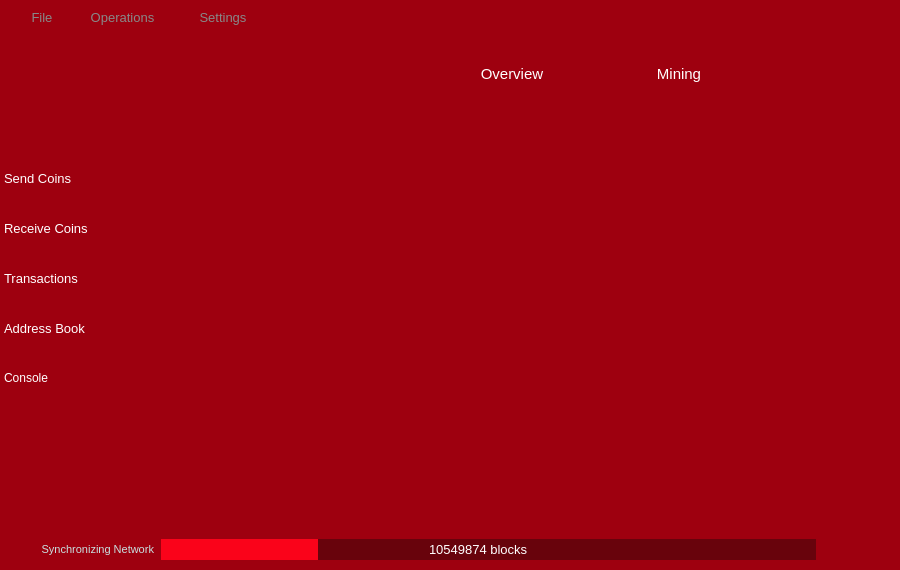
<?xml version="1.0" encoding="UTF-8"?>
<ui version="4.0">
 <class>MainWindow</class>
 <widget class="QMainWindow" name="MainWindow">
  <property name="geometry">
   <rect>
    <x>0</x>
    <y>0</y>
    <width>900</width>
    <height>570</height>
   </rect>
  </property>
  <property name="font">
   <font>
    <stylestrategy>PreferAntialias</stylestrategy>
   </font>
  </property>
  <property name="windowTitle">
   <string>MainWindow</string>
  </property>
  <property name="styleSheet">
   <string notr="true">#MainWindow {
	background-color: rgb(158, 0, 15);
}

QMenu {
    background-color: #9e000f;
    border: 0px solid black;
}

QMenu::item {
    background-color: transparent;
	color: #deeef1;
    padding: 4px 10px 4px 20px;
}

QMenu::item:selected {
    background-color: #0099СС;
	color: #FFFFFF;
    border: none;
}

/* ================= combobox */
QComboBox {
    border: 1px solid #ededed;
    padding: 0px 18px 0px 3px;
    min-width: 20px;
	min-height: 20px;
 }

 QComboBox:editable {
     background: white;
 }

 QComboBox:!editable{
      background-color: #fafcfc;
 }

QComboBox:disabled {
	background-color: #e0e0e0;
}

 QComboBox:!editable:on {
     background-color: #fafcfc;
 }

 QComboBox:on {
     /*padding-top: 3px;
     padding-left: 4px;*/
 }

QComboBox::drop-down {
    subcontrol-origin: padding;
    subcontrol-position: top right;
    width: 20px;
	background-color: #c02635;

    border-left-width: 1px;
    border-left-color: darkgray;
    border-left-style: solid;
}
QComboBox::drop-down:hover, QComboBox::drop-down:on {
	background-color: #c02635;
}

 QComboBox::down-arrow {
	image: url(:/res/combo_arrow.png);
 }

 QComboBox::down-arrow:on {
/*     top: 1px;
     left: 1px;*/
 }

/* =========== QLineEdit =============*/
QLineEdit {
	border: 0px solid gray;
}
QLineEdit:disabled {
	background-color: #e0e0e0;
}
/* =========== header ===============*/
QWidget[is_header=&quot;true&quot;] {
	background-color: #D8DFE9;
}
/* =========== CheckBox ==============*/
QCheckBox {
    spacing: 5px;
	color: #9e000f;
}

QCheckBox::indicator {
    width: 12px;
    height: 12px;
}

QCheckBox::indicator:unchecked {
	image: url(:/res/check_unchecked.png);
}

QCheckBox::indicator:unchecked:hover {
    image: url(:/res/check_unchecked.png);
}

QCheckBox::indicator:unchecked:pressed {
    image: url(:/res/check_unchecked.png);
}

QCheckBox::indicator:checked {
	image: url(:/res/check_checked.png);
}

QCheckBox::indicator:checked:hover {
    image: url(:/res/check_checked.png);
}

QCheckBox::indicator:checked:pressed {
    image: url(:/res/check_checked.png);
}
</string>
  </property>
  <widget class="QWidget" name="centralWidget">
   <widget class="QPushButton" name="pushButton_6">
    <property name="geometry">
     <rect>
      <x>-1</x>
      <y>160</y>
      <width>141</width>
      <height>36</height>
     </rect>
    </property>
    <property name="sizePolicy">
     <sizepolicy hsizetype="Minimum" vsizetype="Expanding">
      <horstretch>0</horstretch>
      <verstretch>0</verstretch>
     </sizepolicy>
    </property>
    <property name="font">
     <font>
      <pointsize>10</pointsize>
      <stylestrategy>PreferAntialias</stylestrategy>
     </font>
    </property>
    <property name="focusPolicy">
     <enum>Qt::NoFocus</enum>
    </property>
    <property name="styleSheet">
     <string notr="true">QPushButton {
	text-align:left;
	border: 0px solid gray;
	padding: 3px 5px 3px 5px;
	color: white;
}

QPushButton:pressed:flat {
	background-color: #d80317;
}

QPushButton:hover {
	background-color: #d80317;
}</string>
    </property>
    <property name="text">
     <string>Send Coins</string>
    </property>
    <property name="icon">
     <iconset resource="../res.qrc">
      <normaloff>:/res/download.png</normaloff>:/res/download.png</iconset>
    </property>
    <property name="iconSize">
     <size>
      <width>36</width>
      <height>36</height>
     </size>
    </property>
    <property name="flat">
     <bool>true</bool>
    </property>
   </widget>
   <widget class="QPushButton" name="pushButton_7">
    <property name="geometry">
     <rect>
      <x>-1</x>
      <y>210</y>
      <width>141</width>
      <height>36</height>
     </rect>
    </property>
    <property name="sizePolicy">
     <sizepolicy hsizetype="Minimum" vsizetype="Expanding">
      <horstretch>0</horstretch>
      <verstretch>0</verstretch>
     </sizepolicy>
    </property>
    <property name="font">
     <font>
      <pointsize>10</pointsize>
      <stylestrategy>PreferAntialias</stylestrategy>
     </font>
    </property>
    <property name="styleSheet">
     <string notr="true">QPushButton {
	text-align:left;
	border: 0px solid gray;
	padding: 3px 5px 3px 5px;
	color: white;
}

QPushButton:pressed:flat {
	background-color: #d80317;
}

QPushButton:hover {
	background-color: #d80317;
}</string>
    </property>
    <property name="text">
     <string>Receive Coins</string>
    </property>
    <property name="icon">
     <iconset resource="../res.qrc">
      <normaloff>:/res/upload.png</normaloff>:/res/upload.png</iconset>
    </property>
    <property name="iconSize">
     <size>
      <width>36</width>
      <height>36</height>
     </size>
    </property>
    <property name="flat">
     <bool>true</bool>
    </property>
   </widget>
   <widget class="QPushButton" name="pushButton_8">
    <property name="geometry">
     <rect>
      <x>-1</x>
      <y>260</y>
      <width>141</width>
      <height>36</height>
     </rect>
    </property>
    <property name="sizePolicy">
     <sizepolicy hsizetype="Minimum" vsizetype="Expanding">
      <horstretch>0</horstretch>
      <verstretch>0</verstretch>
     </sizepolicy>
    </property>
    <property name="font">
     <font>
      <pointsize>10</pointsize>
      <stylestrategy>PreferAntialias</stylestrategy>
     </font>
    </property>
    <property name="styleSheet">
     <string notr="true">QPushButton {
	text-align:left;
	border: 0px solid gray;
	padding: 3px 5px 3px 5px;
	color: white;
}

QPushButton:pressed:flat {
	background-color: #d80317;
}

QPushButton:hover {
	background-color: #d80317;
}</string>
    </property>
    <property name="text">
     <string>Transactions</string>
    </property>
    <property name="icon">
     <iconset resource="../res.qrc">
      <normaloff>:/res/transactions.png</normaloff>:/res/transactions.png</iconset>
    </property>
    <property name="iconSize">
     <size>
      <width>36</width>
      <height>36</height>
     </size>
    </property>
    <property name="flat">
     <bool>true</bool>
    </property>
   </widget>
   <widget class="QPushButton" name="pushButton_12">
    <property name="geometry">
     <rect>
      <x>-1</x>
      <y>310</y>
      <width>141</width>
      <height>36</height>
     </rect>
    </property>
    <property name="sizePolicy">
     <sizepolicy hsizetype="Minimum" vsizetype="Expanding">
      <horstretch>0</horstretch>
      <verstretch>0</verstretch>
     </sizepolicy>
    </property>
    <property name="font">
     <font>
      <pointsize>10</pointsize>
      <stylestrategy>PreferAntialias</stylestrategy>
     </font>
    </property>
    <property name="styleSheet">
     <string notr="true">QPushButton {
	text-align:left;
	border: 0px solid gray;
	padding: 3px 5px 3px 5px;
	color: white;
}

QPushButton:pressed:flat {
	background-color: #d80317;
}

QPushButton:hover {
	background-color: #d80317;
}</string>
    </property>
    <property name="text">
     <string>Address Book</string>
    </property>
    <property name="icon">
     <iconset resource="../res.qrc">
      <normaloff>:/res/address_book.png</normaloff>:/res/address_book.png</iconset>
    </property>
    <property name="iconSize">
     <size>
      <width>36</width>
      <height>36</height>
     </size>
    </property>
    <property name="flat">
     <bool>true</bool>
    </property>
   </widget>
   <widget class="QPushButton" name="bHelp">
    <property name="geometry">
     <rect>
      <x>-1</x>
      <y>360</y>
      <width>141</width>
      <height>36</height>
     </rect>
    </property>
    <property name="sizePolicy">
     <sizepolicy hsizetype="Minimum" vsizetype="Expanding">
      <horstretch>0</horstretch>
      <verstretch>0</verstretch>
     </sizepolicy>
    </property>
    <property name="minimumSize">
     <size>
      <width>30</width>
      <height>30</height>
     </size>
    </property>
    <property name="styleSheet">
     <string notr="true">QPushButton {
	text-align:left;
	border: 0px solid gray;
	padding: 3px 5px 3px 5px;
	color: white;
}

QPushButton:pressed:flat {
	background-color: #d80317;
}

QPushButton:hover {
	background-color: #d80317;
}
</string>
    </property>
    <property name="text">
     <string>Console</string>
    </property>
    <property name="icon">
     <iconset resource="../res.qrc">
      <normaloff>:/res/help.png</normaloff>:/res/help.png</iconset>
    </property>
    <property name="iconSize">
     <size>
      <width>36</width>
      <height>36</height>
     </size>
    </property>
    <property name="flat">
     <bool>true</bool>
    </property>
   </widget>
   <widget class="QWidget" name="layoutWidget">
    <property name="geometry">
     <rect>
      <x>0</x>
      <y>0</y>
      <width>2</width>
      <height>2</height>
     </rect>
    </property>
    <layout class="QHBoxLayout" name="horizontalLayout_8">
     <property name="spacing">
      <number>0</number>
     </property>
    </layout>
   </widget>
   <widget class="QWidget" name="wHeader" native="true">
    <property name="geometry">
     <rect>
      <x>0</x>
      <y>0</y>
      <width>902</width>
      <height>127</height>
     </rect>
    </property>
    <property name="sizePolicy">
     <sizepolicy hsizetype="Preferred" vsizetype="Fixed">
      <horstretch>0</horstretch>
      <verstretch>0</verstretch>
     </sizepolicy>
    </property>
    <property name="minimumSize">
     <size>
      <width>0</width>
      <height>127</height>
     </size>
    </property>
    <property name="maximumSize">
     <size>
      <width>16777215</width>
      <height>127</height>
     </size>
    </property>
    <property name="styleSheet">
     <string notr="true">#wHeader {
	background-color: rgb(158, 0, 15);
}

QWidget {
	color: white;
}</string>
    </property>
    <layout class="QHBoxLayout" name="horizontalLayout_4" stretch="0">
     <property name="spacing">
      <number>0</number>
     </property>
     <property name="margin">
      <number>0</number>
     </property>
     <item>
      <layout class="QVBoxLayout" name="verticalLayout_2" stretch="0">
       <property name="spacing">
        <number>0</number>
       </property>
       <item>
        <widget class="QWidget" name="wCaption" native="true">
         <property name="styleSheet">
          <string notr="true">#wCaption {

	background-image: url(:/res/wallet-header.jpg);
}

QWidget {
	color: white;
}</string>
         </property>
         <widget class="QPushButton" name="pushButton_9">
          <property name="geometry">
           <rect>
            <x>19</x>
            <y>-2</y>
            <width>46</width>
            <height>38</height>
           </rect>
          </property>
          <property name="sizePolicy">
           <sizepolicy hsizetype="Maximum" vsizetype="Expanding">
            <horstretch>0</horstretch>
            <verstretch>0</verstretch>
           </sizepolicy>
          </property>
          <property name="font">
           <font>
            <pointsize>10</pointsize>
            <stylestrategy>PreferAntialias</stylestrategy>
           </font>
          </property>
          <property name="styleSheet">
           <string notr="true">QPushButton {
	border: 0px solid #0099CC;
	margin: 0px;
	padding: 10px;
	background-color: transparent;
	color: #888888;
}

QPushButton:pressed {
	border: 0px solid #0075d1;
	margin: 0px;
	background-color: rgb(229, 1, 23);
}</string>
          </property>
          <property name="text">
           <string>File</string>
          </property>
          <property name="flat">
           <bool>true</bool>
          </property>
         </widget>
         <widget class="QPushButton" name="pushButton_5">
          <property name="geometry">
           <rect>
            <x>71</x>
            <y>-2</y>
            <width>103</width>
            <height>38</height>
           </rect>
          </property>
          <property name="sizePolicy">
           <sizepolicy hsizetype="Minimum" vsizetype="Expanding">
            <horstretch>0</horstretch>
            <verstretch>0</verstretch>
           </sizepolicy>
          </property>
          <property name="font">
           <font>
            <pointsize>10</pointsize>
            <stylestrategy>PreferAntialias</stylestrategy>
           </font>
          </property>
          <property name="styleSheet">
           <string notr="true">QPushButton {
	border: 0px solid #0099CC;
	margin: 0px;
	padding: 10px;
	background-color: transparent;
	color: #888888;
}

QPushButton:pressed {
	border: 0px solid #0075d1;
	margin: 0px;
	background-color: rgb(229, 1, 23);
}</string>
          </property>
          <property name="text">
           <string>Operations</string>
          </property>
          <property name="flat">
           <bool>true</bool>
          </property>
         </widget>
         <widget class="QPushButton" name="pushButton_3">
          <property name="geometry">
           <rect>
            <x>182</x>
            <y>-2</y>
            <width>82</width>
            <height>38</height>
           </rect>
          </property>
          <property name="sizePolicy">
           <sizepolicy hsizetype="Minimum" vsizetype="Expanding">
            <horstretch>0</horstretch>
            <verstretch>0</verstretch>
           </sizepolicy>
          </property>
          <property name="font">
           <font>
            <pointsize>10</pointsize>
            <stylestrategy>PreferAntialias</stylestrategy>
           </font>
          </property>
          <property name="styleSheet">
           <string notr="true">QPushButton {
	border: 0px solid #d5c3b4;
	margin: 0px;
	padding: 10px;
	background-color: transparent;
	color: #888888;
}

QPushButton:pressed {
	border: 0px solid #0075d1;
	margin: 0px;
	background-color: rgb(229, 1, 23);
}</string>
          </property>
          <property name="text">
           <string>Settings</string>
          </property>
          <property name="flat">
           <bool>true</bool>
          </property>
         </widget>
         <widget class="QWidget" name="wCaptionButtons" native="true">
          <property name="geometry">
           <rect>
            <x>685</x>
            <y>0</y>
            <width>52</width>
            <height>30</height>
           </rect>
          </property>
          <property name="sizePolicy">
           <sizepolicy hsizetype="Fixed" vsizetype="Preferred">
            <horstretch>0</horstretch>
            <verstretch>0</verstretch>
           </sizepolicy>
          </property>
          <layout class="QHBoxLayout" name="horizontalLayout">
           <property name="sizeConstraint">
            <enum>QLayout::SetDefaultConstraint</enum>
           </property>
           <property name="margin">
            <number>0</number>
           </property>
          </layout>
         </widget>
         <widget class="QPushButton" name="pushButton">
          <property name="geometry">
           <rect>
            <x>864</x>
            <y>3</y>
            <width>30</width>
            <height>30</height>
           </rect>
          </property>
          <property name="minimumSize">
           <size>
            <width>30</width>
            <height>30</height>
           </size>
          </property>
          <property name="maximumSize">
           <size>
            <width>30</width>
            <height>30</height>
           </size>
          </property>
          <property name="styleSheet">
           <string notr="true">QPushButton {
	image: url(:/res/close_normal.png);
	border: 0px solid gray;
}
QPushButton:pressed:flat {
	image: url(:/res/close_normal.png);
}

QPushButton:hover {
	image: url(:/res/close_normal.png);
}</string>
          </property>
          <property name="text">
           <string notr="true"/>
          </property>
          <property name="flat">
           <bool>true</bool>
          </property>
         </widget>
         <widget class="QPushButton" name="pushButton_2">
          <property name="geometry">
           <rect>
            <x>844</x>
            <y>2</y>
            <width>16</width>
            <height>30</height>
           </rect>
          </property>
          <property name="minimumSize">
           <size>
            <width>16</width>
            <height>30</height>
           </size>
          </property>
          <property name="maximumSize">
           <size>
            <width>16</width>
            <height>30</height>
           </size>
          </property>
          <property name="styleSheet">
           <string notr="true">QPushButton {
	border: 0px solid gray;
	image: url(:/res/minimize_normal.png);
}

QPushButton:pressed:flat {
	border: 0px solid gray;
	image: url(:/res/minimize_normal.png);
}

QPushButton:hover {
	image: url(:/res/minimize_hover.png);
}</string>
          </property>
          <property name="text">
           <string notr="true"/>
          </property>
          <property name="flat">
           <bool>true</bool>
          </property>
         </widget>
         <widget class="QWidget" name="wHome" native="true">
          <property name="geometry">
           <rect>
            <x>20</x>
            <y>40</y>
            <width>540</width>
            <height>80</height>
           </rect>
          </property>
          <property name="sizePolicy">
           <sizepolicy hsizetype="Fixed" vsizetype="Expanding">
            <horstretch>0</horstretch>
            <verstretch>0</verstretch>
           </sizepolicy>
          </property>
          <property name="minimumSize">
           <size>
            <width>540</width>
            <height>76</height>
           </size>
          </property>
          <property name="maximumSize">
           <size>
            <width>90</width>
            <height>16777215</height>
           </size>
          </property>
          <property name="toolTip">
           <string>&lt;html&gt;&lt;head/&gt;&lt;body&gt;&lt;p&gt;Welcome to Blazecoin. This is your personal account&lt;/p&gt;&lt;/body&gt;&lt;/html&gt;</string>
          </property>
          <property name="styleSheet">
           <string notr="true">#wHome {
	background-color: transparent;
}

#wHome:hover {
	background-color: transparent;
}

#wHome[is_pressed=&quot;true&quot;] {
	background-color: #9D0B17;
}

#wHome[is_checked=&quot;true&quot;] {
	background-color: #a8696f;
}</string>
          </property>
          <property name="is_checked" stdset="0">
           <bool>false</bool>
          </property>
          <property name="is_pressed" stdset="0">
           <bool>false</bool>
          </property>
          <widget class="QLabel" name="label_18">
           <property name="geometry">
            <rect>
             <x>400</x>
             <y>12</y>
             <width>135</width>
             <height>51</height>
            </rect>
           </property>
           <property name="text">
            <string/>
           </property>
           <property name="pixmap">
            <pixmap resource="../res.qrc">:/res/overview.png</pixmap>
           </property>
          </widget>
          <widget class="QLabel" name="label">
           <property name="geometry">
            <rect>
             <x>-10</x>
             <y>0</y>
             <width>328</width>
             <height>80</height>
            </rect>
           </property>
           <property name="styleSheet">
            <string notr="true">#label {

	background-image: url(:/res/blazecoin-logo.png);
}</string>
           </property>
           <property name="text">
            <string/>
           </property>
          </widget>
         </widget>
         <widget class="QWidget" name="wMining" native="true">
          <property name="geometry">
           <rect>
            <x>574</x>
            <y>40</y>
            <width>90</width>
            <height>76</height>
           </rect>
          </property>
          <property name="sizePolicy">
           <sizepolicy hsizetype="Fixed" vsizetype="Expanding">
            <horstretch>0</horstretch>
            <verstretch>0</verstretch>
           </sizepolicy>
          </property>
          <property name="minimumSize">
           <size>
            <width>90</width>
            <height>76</height>
           </size>
          </property>
          <property name="maximumSize">
           <size>
            <width>90</width>
            <height>16777215</height>
           </size>
          </property>
          <property name="styleSheet">
           <string notr="true">#wMining {
	background-color: transparent;
}

#wMining:hover {
	background-color: transparent;
}

#wMining[is_pressed=&quot;true&quot;] {
	background-color: #9D0B17;
}

#wMining[is_checked=&quot;true&quot;] {
	background-color: #a8696f;
}</string>
          </property>
          <property name="is_checked" stdset="0">
           <bool>false</bool>
          </property>
          <property name="is_pressed" stdset="0">
           <bool>false</bool>
          </property>
          <widget class="QLabel" name="label_16">
           <property name="geometry">
            <rect>
             <x>17</x>
             <y>12</y>
             <width>130</width>
             <height>51</height>
            </rect>
           </property>
           <property name="text">
            <string/>
           </property>
           <property name="pixmap">
            <pixmap resource="../res.qrc">:/res/mining.png</pixmap>
           </property>
          </widget>
         </widget>
         <widget class="QLabel" name="label_17">
          <property name="geometry">
           <rect>
            <x>644</x>
            <y>64</y>
            <width>70</width>
            <height>20</height>
           </rect>
          </property>
          <property name="font">
           <font>
            <pointsize>11</pointsize>
            <stylestrategy>PreferAntialias</stylestrategy>
           </font>
          </property>
          <property name="styleSheet">
           <string notr="true">QLabel {
	color: white;
}</string>
          </property>
          <property name="text">
           <string>Mining</string>
          </property>
          <property name="alignment">
           <set>Qt::AlignCenter</set>
          </property>
         </widget>
         <widget class="QLabel" name="label_19">
          <property name="geometry">
           <rect>
            <x>464</x>
            <y>64</y>
            <width>96</width>
            <height>20</height>
           </rect>
          </property>
          <property name="font">
           <font>
            <pointsize>11</pointsize>
            <stylestrategy>PreferAntialias</stylestrategy>
           </font>
          </property>
          <property name="styleSheet">
           <string notr="true">QLabel {
	color: white;
}</string>
          </property>
          <property name="text">
           <string>Overview</string>
          </property>
          <property name="alignment">
           <set>Qt::AlignCenter</set>
          </property>
         </widget>
        </widget>
       </item>
      </layout>
     </item>
    </layout>
   </widget>
   <widget class="QStackedWidget" name="stackedWidget">
    <property name="geometry">
     <rect>
      <x>155</x>
      <y>141</y>
      <width>733</width>
      <height>378</height>
     </rect>
    </property>
    <property name="currentIndex">
     <number>-1</number>
    </property>
   </widget>
   <widget class="QWidget" name="wStatusBar" native="true">
    <property name="geometry">
     <rect>
      <x>0</x>
      <y>530</y>
      <width>901</width>
      <height>37</height>
     </rect>
    </property>
    <property name="minimumSize">
     <size>
      <width>0</width>
      <height>37</height>
     </size>
    </property>
    <property name="maximumSize">
     <size>
      <width>16777215</width>
      <height>37</height>
     </size>
    </property>
    <property name="styleSheet">
     <string notr="true">#wStatusBar {
	background-color: #9e000f;
}
QLabel {
	color: #c8e1e1;
}</string>
    </property>
    <widget class="QLabel" name="label_12">
     <property name="geometry">
      <rect>
       <x>11</x>
       <y>11</y>
       <width>143</width>
       <height>17</height>
      </rect>
     </property>
     <property name="font">
      <font>
       <pointsize>8</pointsize>
      </font>
     </property>
     <property name="text">
      <string>Synchronizing Network</string>
     </property>
     <property name="alignment">
      <set>Qt::AlignRight|Qt::AlignTrailing|Qt::AlignVCenter</set>
     </property>
    </widget>
    <widget class="QProgressBar" name="progressBar">
     <property name="geometry">
      <rect>
       <x>161</x>
       <y>9</y>
       <width>655</width>
       <height>21</height>
      </rect>
     </property>
     <property name="minimumSize">
      <size>
       <width>200</width>
       <height>0</height>
      </size>
     </property>
     <property name="styleSheet">
      <string notr="true">QProgressBar {
    border: 0px solid grey;
	background-color: #68030c;
}

QProgressBar::chunk {
    background-color: #fa031a;
    /*width: 20px;*/
}</string>
     </property>
     <property name="value">
      <number>24</number>
     </property>
     <property name="textVisible">
      <bool>false</bool>
     </property>
     <property name="format">
      <string/>
     </property>
    </widget>
    <widget class="QLabel" name="label_13">
     <property name="geometry">
      <rect>
       <x>429</x>
       <y>11</y>
       <width>112</width>
       <height>17</height>
      </rect>
     </property>
     <property name="font">
      <font>
       <pointsize>10</pointsize>
      </font>
     </property>
     <property name="styleSheet">
      <string notr="true">#label_13 {
	color: white;
}</string>
     </property>
     <property name="text">
      <string>10549874 blocks</string>
     </property>
    </widget>
    <widget class="QLabel" name="label_blaze">
     <property name="geometry">
      <rect>
       <x>866</x>
       <y>7</y>
       <width>27</width>
       <height>25</height>
      </rect>
     </property>
     <property name="text">
      <string notr="true"/>
     </property>
     <property name="pixmap">
      <pixmap resource="../res.qrc">:/res/blaze_icon_off.png</pixmap>
     </property>
    </widget>
    <widget class="QLabel" name="label_14">
     <property name="geometry">
      <rect>
       <x>830</x>
       <y>6</y>
       <width>34</width>
       <height>28</height>
      </rect>
     </property>
     <property name="text">
      <string notr="true"/>
     </property>
     <property name="pixmap">
      <pixmap resource="../res.qrc">:/res/connection_1.png</pixmap>
     </property>
    </widget>
    <widget class="QLabel" name="label_15">
     <property name="geometry">
      <rect>
       <x>2</x>
       <y>5</y>
       <width>0</width>
       <height>0</height>
      </rect>
     </property>
     <property name="styleSheet">
      <string notr="true">#label_15 {
	display: none;
}</string>
     </property>
     <property name="text">
      <string/>
     </property>
     <property name="pixmap">
      <pixmap resource="../res.qrc">:/res/sync_1.png</pixmap>
     </property>
    </widget>
   </widget>
  </widget>
 </widget>
 <layoutdefault spacing="6" margin="11"/>
 <resources>
  <include location="../res.qrc"/>
 </resources>
 <connections>
  <connection>
   <sender>pushButton</sender>
   <signal>clicked()</signal>
   <receiver>MainWindow</receiver>
   <slot>close()</slot>
   <hints>
    <hint type="sourcelabel">
     <x>796</x>
     <y>30</y>
    </hint>
    <hint type="destinationlabel">
     <x>736</x>
     <y>4</y>
    </hint>
   </hints>
  </connection>
  <connection>
   <sender>pushButton_2</sender>
   <signal>clicked()</signal>
   <receiver>MainWindow</receiver>
   <slot>showMinimized()</slot>
   <hints>
    <hint type="sourcelabel">
     <x>760</x>
     <y>36</y>
    </hint>
    <hint type="destinationlabel">
     <x>754</x>
     <y>20</y>
    </hint>
   </hints>
  </connection>
  <connection>
   <sender>pushButton_8</sender>
   <signal>clicked()</signal>
   <receiver>MainWindow</receiver>
   <slot>gotoHistoryPage()</slot>
   <hints>
    <hint type="sourcelabel">
     <x>477</x>
     <y>72</y>
    </hint>
    <hint type="destinationlabel">
     <x>803</x>
     <y>61</y>
    </hint>
   </hints>
  </connection>
  <connection>
   <sender>pushButton_9</sender>
   <signal>clicked()</signal>
   <receiver>MainWindow</receiver>
   <slot>menuFileRequested()</slot>
   <hints>
    <hint type="sourcelabel">
     <x>358</x>
     <y>32</y>
    </hint>
    <hint type="destinationlabel">
     <x>73</x>
     <y>0</y>
    </hint>
   </hints>
  </connection>
  <connection>
   <sender>pushButton_5</sender>
   <signal>clicked()</signal>
   <receiver>MainWindow</receiver>
   <slot>menuOperationsRequested()</slot>
   <hints>
    <hint type="sourcelabel">
     <x>434</x>
     <y>20</y>
    </hint>
    <hint type="destinationlabel">
     <x>293</x>
     <y>2</y>
    </hint>
   </hints>
  </connection>
  <connection>
   <sender>pushButton_3</sender>
   <signal>clicked()</signal>
   <receiver>MainWindow</receiver>
   <slot>menuSettingsRequested()</slot>
   <hints>
    <hint type="sourcelabel">
     <x>541</x>
     <y>30</y>
    </hint>
    <hint type="destinationlabel">
     <x>601</x>
     <y>3</y>
    </hint>
   </hints>
  </connection>
  <connection>
   <sender>pushButton_7</sender>
   <signal>clicked()</signal>
   <receiver>MainWindow</receiver>
   <slot>gotoReceiveCoinsPage()</slot>
   <hints>
    <hint type="sourcelabel">
     <x>310</x>
     <y>105</y>
    </hint>
    <hint type="destinationlabel">
     <x>303</x>
     <y>-8</y>
    </hint>
   </hints>
  </connection>
  <connection>
   <sender>pushButton_12</sender>
   <signal>clicked()</signal>
   <receiver>MainWindow</receiver>
   <slot>gotoAddressBookPage()</slot>
   <hints>
    <hint type="sourcelabel">
     <x>487</x>
     <y>111</y>
    </hint>
    <hint type="destinationlabel">
     <x>320</x>
     <y>-7</y>
    </hint>
   </hints>
  </connection>
  <connection>
   <sender>pushButton_6</sender>
   <signal>clicked()</signal>
   <receiver>MainWindow</receiver>
   <slot>gotoSendCoinsPage()</slot>
   <hints>
    <hint type="sourcelabel">
     <x>281</x>
     <y>66</y>
    </hint>
    <hint type="destinationlabel">
     <x>120</x>
     <y>-4</y>
    </hint>
   </hints>
  </connection>
 </connections>
 <slots>
  <slot>miningClicked(bool)</slot>
  <slot>showTransactionsRequested()</slot>
  <slot>showHomeRequested()</slot>
  <slot>menuFileRequested()</slot>
  <slot>menuOperationsRequested()</slot>
  <slot>menuSettingsRequested()</slot>
  <slot>showReceiveMegsRequested()</slot>
  <slot>showAddressBookRequested()</slot>
  <slot>showSendMegsRequested()</slot>
  <slot>transactionsSortOrderChanged()</slot>
  <slot>addAddressBookRecordRequested()</slot>
  <slot>showSignMessageRequested()</slot>
  <slot>showMessageVerificationDialogRequested()</slot>
  <slot>verifyMessageRequested()</slot>
  <slot>signMessageRequested()</slot>
  <slot>editAddressBookRecordRequested()</slot>
  <slot>useProxyChangedRequested(bool)</slot>
  <slot>gotoOverviewPage()</slot>
  <slot>gotoHistoryPage()</slot>
  <slot>gotoAddressBookPage()</slot>
  <slot>gotoReceiveCoinsPage()</slot>
  <slot>gotoSendCoinsPage()</slot>
  <slot>optionsClicked()</slot>
  <slot>aboutClicked()</slot>
  <slot>gotoSignMessageTab()</slot>
  <slot>gotoVerifyMessageTab()</slot>
  <slot>onMiningClicked()</slot>
  <slot>onMiningToggled(bool)</slot>
 </slots>
</ui>
